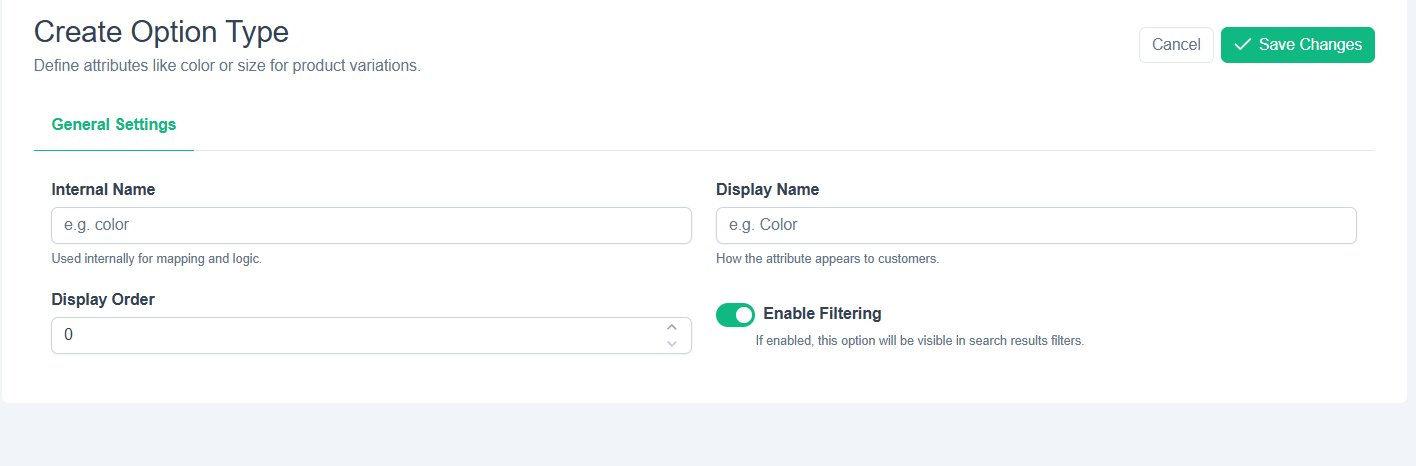
#> input picture _thesis/images/ui/admin/ui-admin-catalog-optiontype-create.png, 1416 x 466 px
$ python -i transforms.py   (imports and definitions only)
#> lines starting #> are read from the running program, lines starting #| are printed output that depends on the picture
#> further down, picture is the input picture: PIL image 1416x466 RGBA; mean R, G, B, A 248.1, 250.5, 250.9, 255
"""Image pre-processing transforms (not model-specific).

Provides two common resizing strategies used across all model adapters:
``resize_pad`` (preserve aspect ratio, pad shorter side) and ``center_crop``
(resize short edge to target, then centre-crop). Neither applies model-specific
normalisation — that is handled by each adapter's ``preprocess``.

Edge cases:
- Input images may be any size or aspect ratio; both transforms always produce
  exactly ``size x size`` RGB output.
- Very small inputs (< size on both dimensions) are upscaled via LANCZOS.
"""
from __future__ import annotations

from PIL import Image


def resize_pad(image: Image.Image, size: int = 224) -> Image.Image:
    """Resize image to ``size x size`` preserving aspect ratio, pad with white.

    Args:
        image: Input PIL image in any mode.
        size: Target square dimension (default 224).

    Returns:
        RGB image of exactly ``(size, size)`` with white padding on the
        shorter side.
    """
    image = image.convert("RGB")
    image.thumbnail((size, size), Image.LANCZOS)
    canvas = Image.new("RGB", (size, size), (255, 255, 255))
    offset = ((size - image.width) // 2, (size - image.height) // 2)
    canvas.paste(image, offset)
    return canvas


def center_crop(image: Image.Image, size: int = 224) -> Image.Image:
    """Resize short edge to size then centre-crop to size x size.

    Args:
        image: Input PIL image in any mode.
        size: Target square dimension (default 224).

    Returns:
        RGB image of exactly ``(size, size)`` cropped from the centre of
        the resized image.
    """
#> called with size = 224
    image = image.convert("RGB")
    w, h = image.size
#> w = 1416; h = 466
    if w < h:
        new_w, new_h = size, int(h * size / w)
    else:
        new_w, new_h = int(w * size / h), size
#> new_w = 680; new_h = 224
    image = image.resize((new_w, new_h), Image.LANCZOS)
#> image: PIL image 680x224 RGB
    left = (new_w - size) // 2
#> left = 228
    top = (new_h - size) // 2
#> top = 0
    return image.crop((left, top, left + size, top + size))
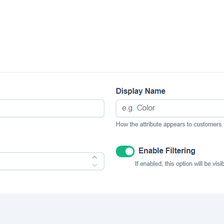
#> returned value: PIL image 224x224 RGB; mean R, G, B 249.6, 250.9, 251.7

>>> from PIL import Image
>>> picture = Image.open('../../../../_thesis/images/ui/admin/ui-admin-catalog-optiontype-create.png')
>>> result = center_crop(picture)

$ run again, on _thesis/images/ui/admin/ui-admin-catalog-optiontype-list.png
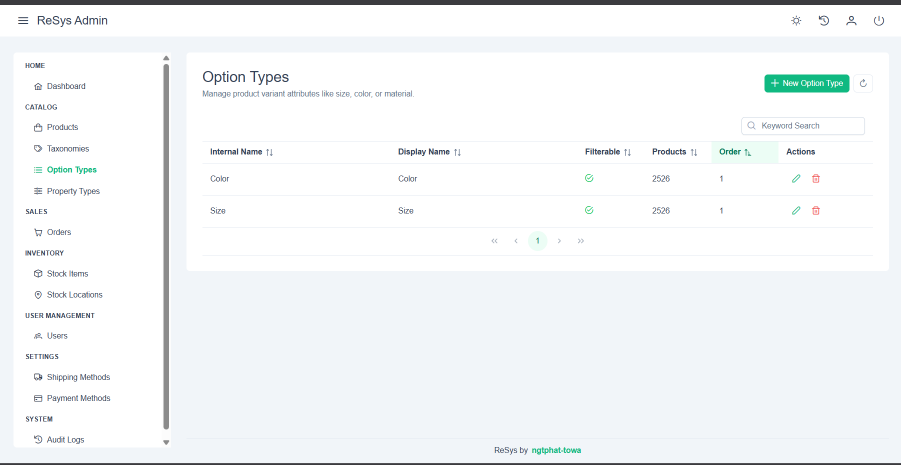
#> input picture _thesis/images/ui/admin/ui-admin-catalog-optiontype-list.png, 1801 x 930 px (shown at 1/2 size)
#> picture is the input picture: PIL image 1801x930 RGBA; mean R, G, B, A 243, 245.5, 247.1, 255
#> in center_crop, `image = image.resize((new_w, new_h), Image.LANCZOS)`:
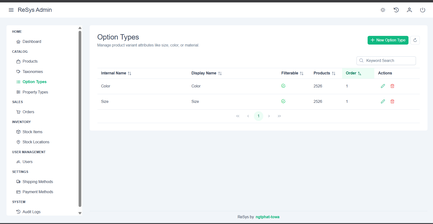
#> image: PIL image 433x224 RGB; mean R, G, B 242.8, 245.3, 246.9
#> in center_crop, `return image.crop((left, top, left + size, top + size))`:
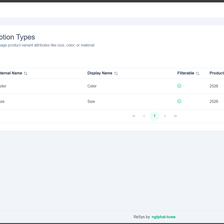
#> returned value: PIL image 224x224 RGB; mean R, G, B 244.2, 246.3, 248.2

$ run again, on _thesis/images/ui/admin/ui-admin-catalog-propertytype-create-config.png
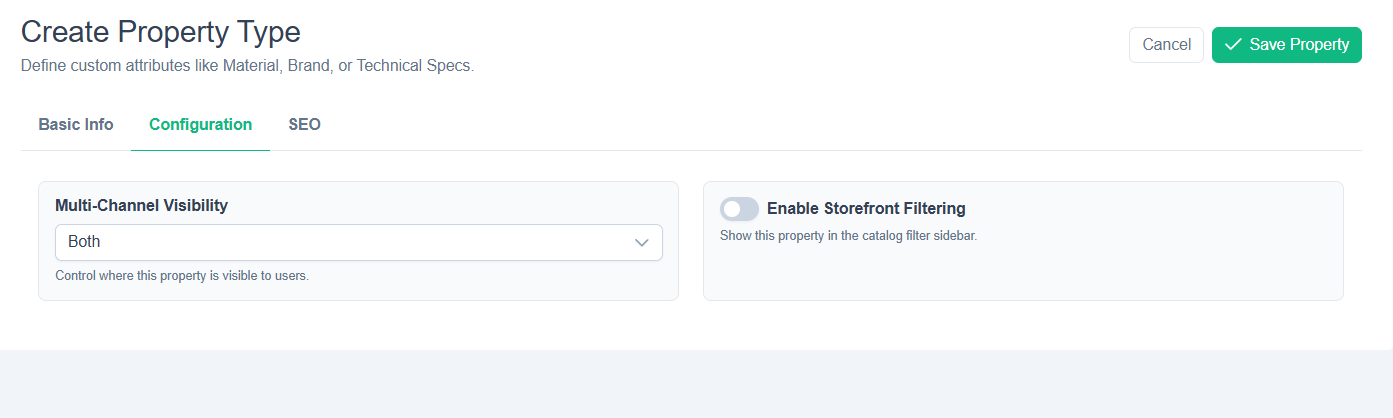
#> input picture _thesis/images/ui/admin/ui-admin-catalog-propertytype-create-config.png, 1393 x 418 px
#> picture is the input picture: PIL image 1393x418 RGBA; mean R, G, B, A 246.2, 249.1, 250, 255
#> in center_crop, `return image.crop((left, top, left + size, top + size))`:
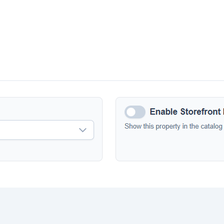
#> returned value: PIL image 224x224 RGB; mean R, G, B 249.3, 250.5, 251.9

$ run again, on _thesis/images/ui/admin/ui-admin-catalog-propertytype-create-general.png
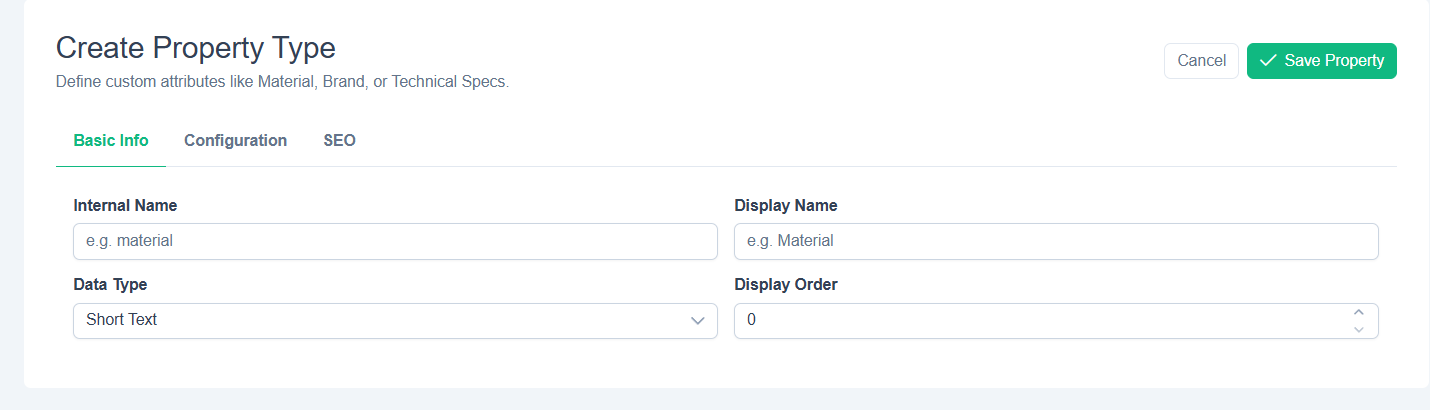
#> input picture _thesis/images/ui/admin/ui-admin-catalog-propertytype-create-general.png, 1430 x 410 px
#> picture is the input picture: PIL image 1430x410 RGBA; mean R, G, B, A 249, 251.1, 251.2, 255
#> in center_crop, `return image.crop((left, top, left + size, top + size))`:
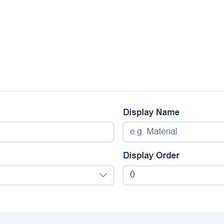
#> returned value: PIL image 224x224 RGB; mean R, G, B 251.7, 252.2, 252.8
